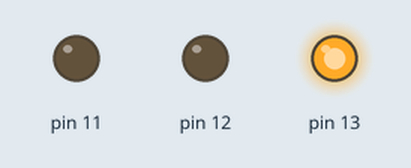
Bench run of a sketch on a simulated Arduino Uno, built with avr-gcc and run on an emulated ATmega328P. On the bench: output pins drawn as LEDs (lit = HIGH).

Above: at 2.5 s.
At 5.5 s:
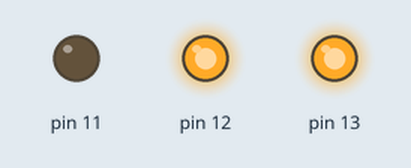
At 8.5 s:
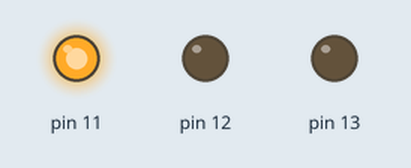
At 11.5 s:
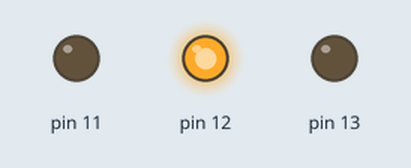
Timing chart, 0 to 15.6 s (numbered marks = the images above):
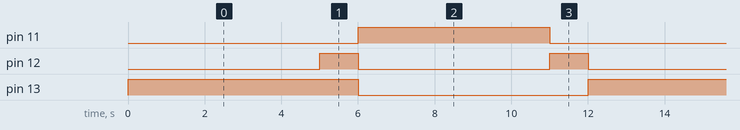

The sketch:

COA_-_lab2.ino
```cpp
void setup() {
  // put your setup code here, to run once:
  // red light
pinMode(13,OUTPUT);
  // yellow light
pinMode(12,OUTPUT);
  // green light
pinMode(11,OUTPUT);

}

void loop() {
  // put your main code here, to run repeatedly:
   digitalWrite(13,HIGH);
   delay(5000);
   digitalWrite(12,HIGH);
   delay(1000);
   digitalWrite(13,LOW);
   digitalWrite(12,LOW);
   digitalWrite(11,HIGH);
   delay(5000);
   digitalWrite(11,LOW);
   digitalWrite(12,HIGH);
   delay(1000);
   digitalWrite(12,LOW);


}
```

Measured:
- by itself, pin 11: alternates HIGH for 5.0 s and LOW for 7.0 s
- by itself, pin 12: alternates HIGH for 1.0 s and LOW for 5.0 s
- by itself, pin 13: alternates HIGH for 6.0 s and LOW for 6.0 s
